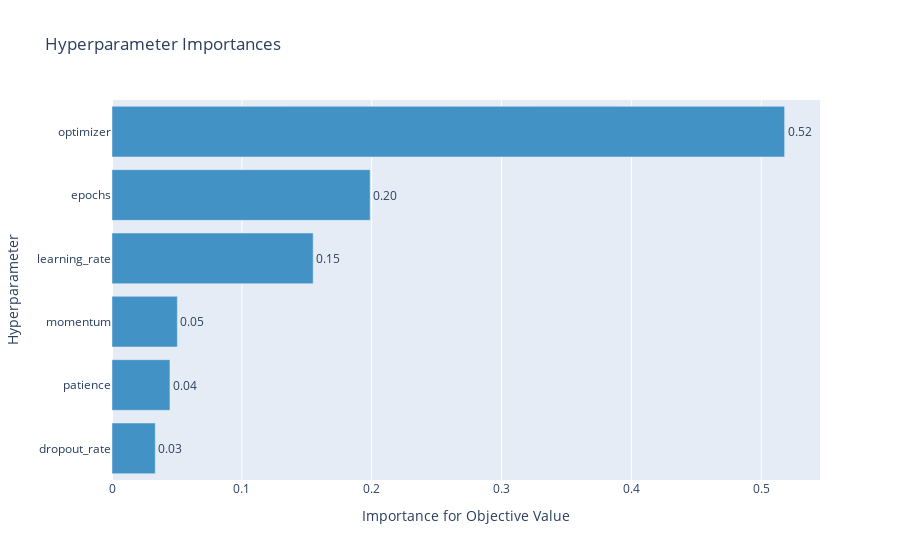

The cell this chart's notebook holds for it:
### Markdown cell above
## Hyperparameter Optimization Evaluation
### Parameter Importance

### Code cell
optuna.visualization.plot_param_importances(study)

### Figure 1 — Plotly figure (JSON) as saved in the notebook; plotly's stock layout.template omitted (floating-point values rounded to 4 significant figures)
{"data": [{"cliponaxis": false, "hovertemplate": ["dropout_rate (FloatDistribution): 0.0333245732731931<extra></extra>", "patience (IntDistribution): 0.04461761308520736<extra></extra>", "momentum (FloatDistribution): 0.05032234270312424<extra></extra>", "learning_rate (FloatDistribution): 0.1549303948736209<extra></extra>", "epochs (IntDistribution): 0.19881907512654784<extra></extra>", "optimizer (CategoricalDistribution): 0.5179860009383065<extra></extra>"], "marker": {"color": "rgb(66,146,198)"}, "orientation": "h", "text": ["0.03", "0.04", "0.05", "0.15", "0.20", "0.52"], "textposition": "outside", "type": "bar", "x": [0.03332, 0.04462, 0.05032, 0.1549, 0.1988, 0.518], "y": ["dropout_rate", "patience", "momentum", "learning_rate", "epochs", "optimizer"]}], "layout": {"showlegend": false, "title": {"text": "Hyperparameter Importances"}, "xaxis": {"title": {"text": "Importance for Objective Value"}}, "yaxis": {"title": {"text": "Hyperparameter"}}}}
